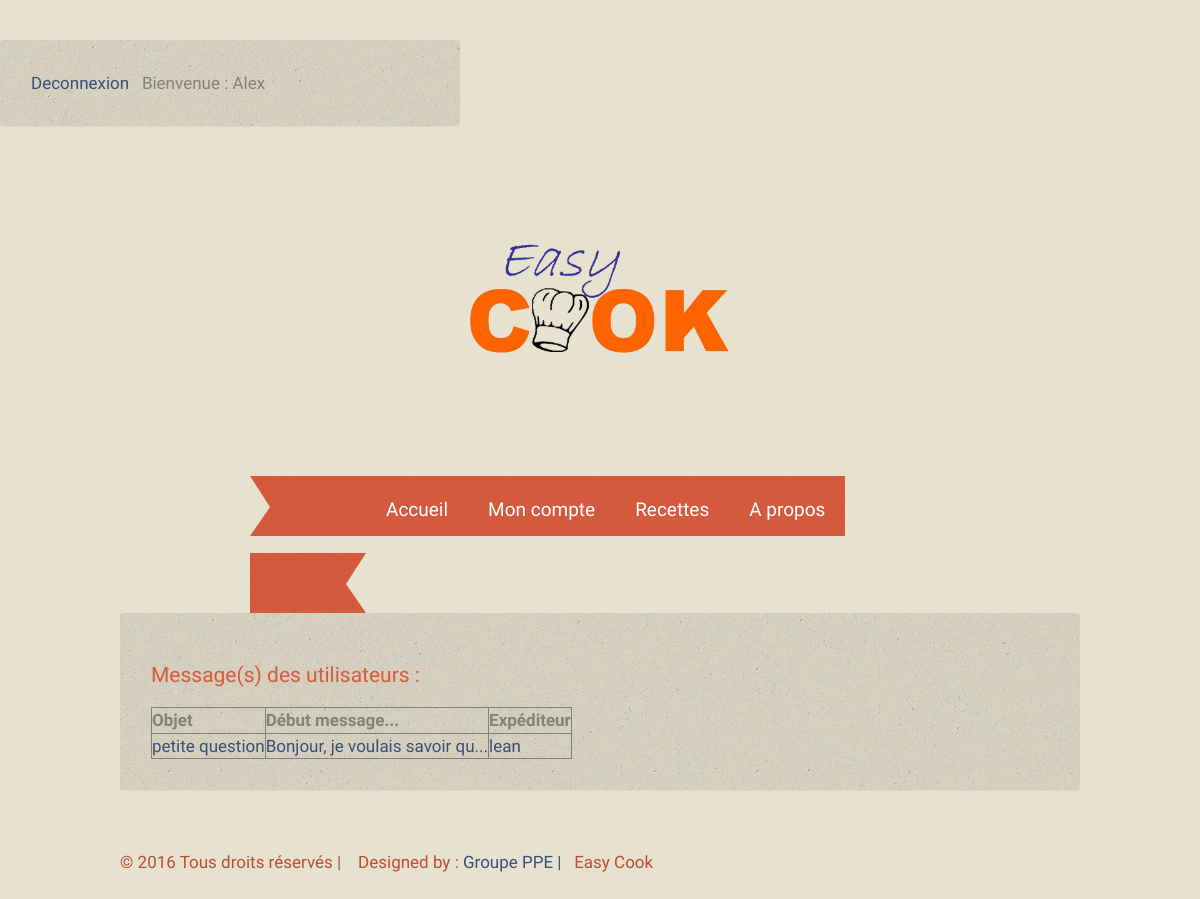
Page /vue/admin_message.php (signed in) on the committed database.
### tables this page shows
CREATE TABLE IF NOT EXISTS `message` (
  `id` int(11) NOT NULL AUTO_INCREMENT,
  `objet` varchar(50) NOT NULL,
  `contenu` varchar(500) NOT NULL,
  `envoyeur` varchar(50) NOT NULL,
  PRIMARY KEY (`id`)
);

### vue/admin_message.php (the view, shortened to what this page needs)
<!DOCTYPE html PUBLIC "-//W3C//DTD XHTML 1.0 Transitional//EN"
    "http://www.w3.org/TR/xhtml1/DTD/xhtml1-transitional.dtd">
<html xmlns="http://www.w3.org/1999/xhtml">
<head>
    <link href="../css/styles.css" rel="stylesheet" type="text/css"/>
    <link rel="stylesheet" href="../css/superfish.css" media="screen">
</head>
<body>
<?php
include("../include/head.php");
?>
<div class="page">
    <div class="panel">
        <div class="title">
            <h2>Message(s) des utilisateurs :</h2>
        </div>
        <?php
        $sql = 'SELECT * FROM message';
        $sql2 = "SELECT SUBSTR(contenu,1,30) FROM message";
        $rq = mysql_query($sql);
        $rqq = mysql_query($sql2);
        $tab = mysql_fetch_row($rqq);
        echo "<table border='1'>";
        echo "<th>Objet</th>";
        echo "<th>Début message...</th>";
        echo "<th>Expéditeur</th>";
        while ($donnee = mysql_fetch_assoc($rq)) {
            echo '<tr>';
            echo '<td>';
            ?>
            <a href="affiche_message.php?id_message=<?= $donnee['id']; ?>"><?= $donnee['objet']; ?></a>
            <?php
            echo "</td>";
            echo "<td>";
            ?>
            <a href="affiche_message.php?id_message=<?= $donnee['id']; ?>"><?= $tab[0] . "..."; ?></a>
            <?php
            echo "</td>";
            echo "<td>";
            ?>
            <a href="affiche_message.php?id_message=<?= $donnee['id']; ?>"><?= $donnee['envoyeur']; ?></a>
            <?php
            echo "</td>";
            echo "</tr>";
        }
        echo "</table>";
        ?>
    </div>
</div>
<?php
include("../include/footer.php");
?>

### css/styles.css (style rules this page uses)
* { padding:0; margin:0; }
body { font-family: 'Rokkitt', serif; font-size:17px; background:#e7e2cf; color:#858175; }
h2 { font-family: 'Rokkitt', serif; font-size:21px; color:#d65a3d; font-weight:normal; }
a { text-decoration:none; color:#385074; }
.page { width:960px; overflow:hidden; margin:0 auto; }
.panel { overflow:hidden; background: url(../images/bg3.jpg); padding:30px; }
.title { margin-bottom:20px; margin-top:15px; }

### rows in the picture
message: objet "petite question", tab "Bonjour, je voulais savoir qu", envoyeur "lean"

### other values in the picture
$_SESSION['pseudo'] "Alex"
